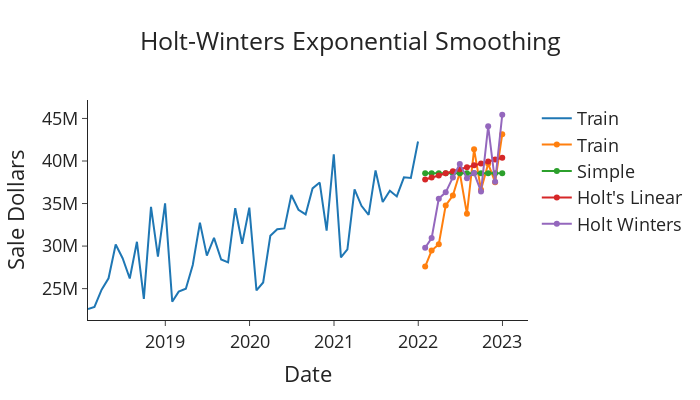

Notebook code cell kept with this figure:
### Code cell
def plot_func(forecast1: list[float],
              forecast2: list[float],
              forecast3: list[float],
              title: str):
    
    fig = go.Figure()
    fig.add_trace(go.Scatter(x=train.index, y=train['sale_dollars'], name='Train'))
    fig.add_trace(go.Scatter(x=test.index, y=test['sale_dollars'], name='Train'))
    fig.add_trace(go.Scatter(x=test.index, y=forecast1, name='Simple'))
    fig.add_trace(go.Scatter(x=test.index, y=forecast2, name="Holt's Linear"))
    fig.add_trace(go.Scatter(x=test.index, y=forecast3, name='Holt Winters'))
    fig.update_layout(template="simple_white", font=dict(size=18), title_text=title,
                      width=700, title_x=0.5, height=400, xaxis_title='Date',
                      yaxis_title='Sale Dollars')
    return fig.show()

model_simple = SimpleExpSmoothing(train['sale_dollars']).fit(optimized=True)
forecasts_simple = model_simple.forecast(len(test))

model_holt = Holt(train['sale_dollars'], damped_trend=True).fit(optimized=True)
forecasts_holt = model_holt.forecast(len(test))

model_holt_winters = ExponentialSmoothing(train['sale_dollars'], trend='mul',
                                          seasonal='mul', seasonal_periods=12)\
                                          .fit(optimized=True)
forecasts_holt_winters = model_holt_winters.forecast(len(test))

plot_func(forecasts_simple, forecasts_holt, forecasts_holt_winters,  "Holt-Winters Exponential Smoothing")
